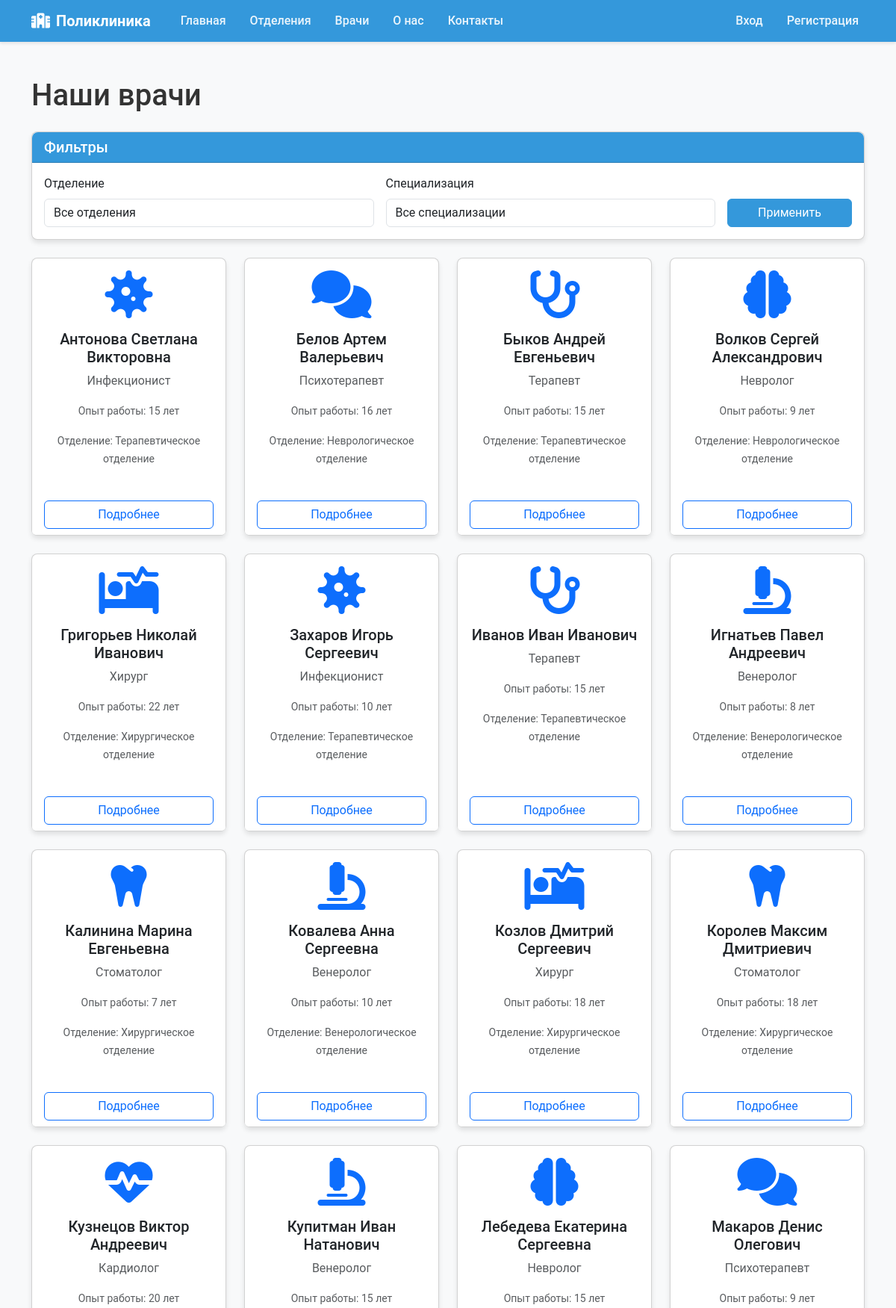
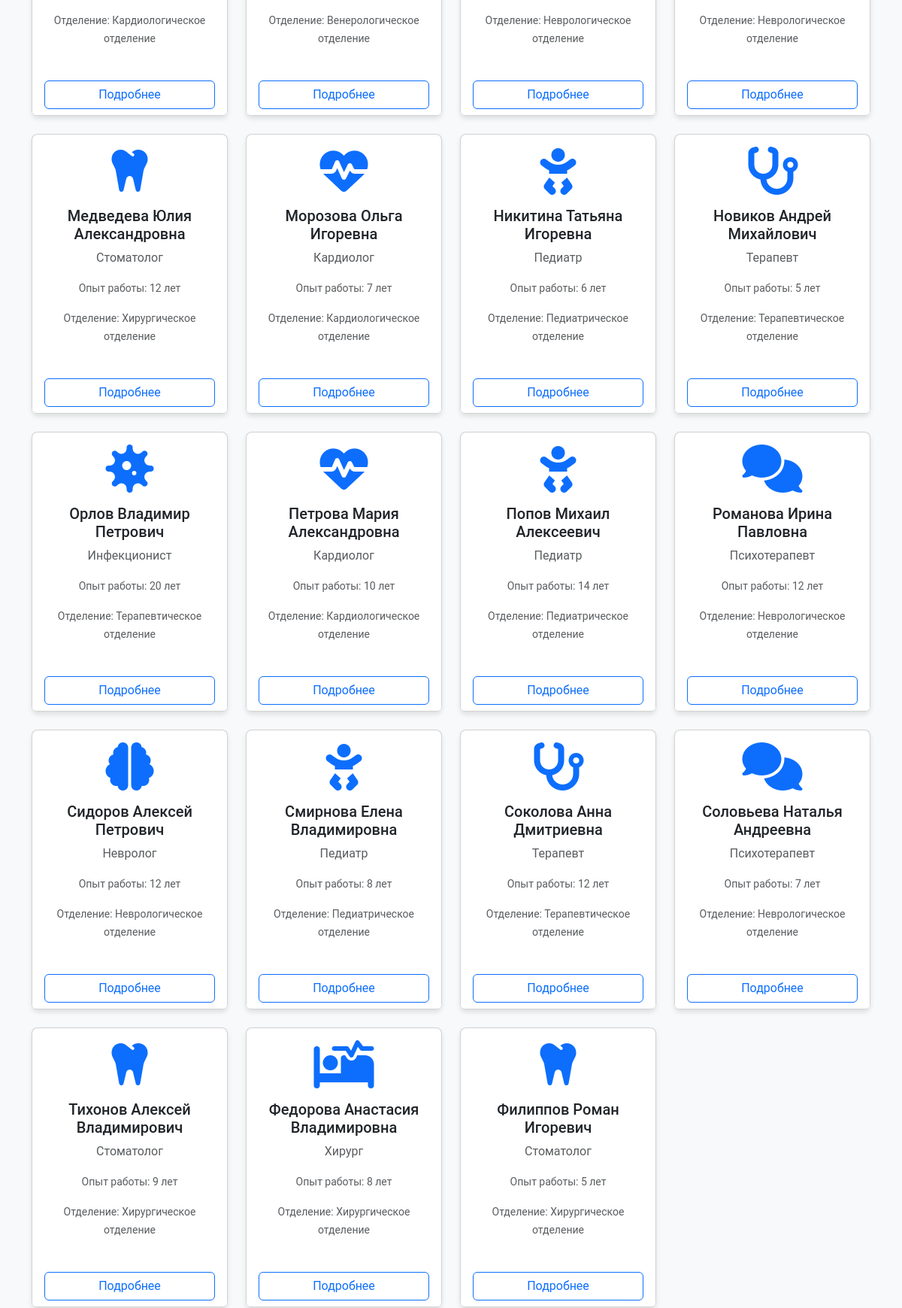
The app's page /doctors/ (upper part) with its own data (2 pictures, top to bottom).
### medical/models.py (models this page shows, shortened)
class Doctor(models.Model):
    user = models.OneToOneField(User, on_delete=models.CASCADE, related_name='doctor_profile', null=True, blank=True)
    last_name = models.CharField(_('Фамилия'), max_length=100)
    first_name = models.CharField(_('Имя'), max_length=100)
    middle_name = models.CharField(_('Отчество'), max_length=100, blank=True, null=True)
    specialization = models.CharField(_('Специализация'), max_length=100)
    experience = models.PositiveIntegerField(_('Опыт работы (лет)'))
    department = models.ForeignKey(Department, on_delete=models.CASCADE, related_name='doctors', verbose_name=_('Отделение'))
    photo = models.ImageField(_('Фото'), upload_to='doctors/', blank=True, null=True)
    bio = models.TextField(_('Биография'), blank=True, null=True)
    education = models.TextField(_('Образование'), blank=True, null=True)
    class Meta:
        verbose_name = _('Врач')
        verbose_name_plural = _('Врачи')
        ordering = ['last_name', 'first_name']
    @property
    def full_name(self):
        if self.middle_name:
            return f"{self.last_name} {self.first_name} {self.middle_name}"
        return f"{self.last_name} {self.first_name}"

class Department(models.Model):
    name = models.CharField(_('Название'), max_length=100)
    description = models.TextField(_('Описание'))
    phone = models.CharField(_('Телефон'), max_length=20)
    email = models.EmailField(_('Email'), blank=True, null=True)
    floor = models.PositiveSmallIntegerField(_('Этаж'), blank=True, null=True)
    room_number = models.CharField(_('Номер кабинета'), max_length=10, blank=True, null=True)
    class Meta:
        verbose_name = _('Отделение')
        verbose_name_plural = _('Отделения')
        ordering = ['name']
    def __str__(self):
        return self.name

### medical/views.py (the view)
# urls.py: path('doctors/', views.doctor_list, name='doctor_list'),
def doctor_list(request):
    doctors = Doctor.objects.all()
    form = DoctorFilterForm(request.GET)
    if form.is_valid():
        department = form.cleaned_data.get('department')
        specialization = form.cleaned_data.get('specialization')
        if department:
            doctors = doctors.filter(department=department)
        if specialization:
            doctors = doctors.filter(specialization=specialization)
    context = {
        'title': _('Врачи'),
        'doctors': doctors,
        'form': form,
    }
    return render(request, 'medical/doctor_list.html', context)

### medical/forms.py
class DoctorFilterForm(forms.Form):
    department = forms.ModelChoiceField(
        queryset=Department.objects.all(),
        required=False,
        empty_label=_("Все отделения"),
        widget=forms.Select(attrs={'class': 'form-control'})
    )
    specialization = forms.ChoiceField(
        choices=[('', _('Все специализации'))],
        required=False,
        widget=forms.Select(attrs={'class': 'form-control'})
    )
    def __init__(self, *args, **kwargs):
        super().__init__(*args, **kwargs)
        specializations = Doctor.objects.values_list('specialization', flat=True).distinct().order_by('specialization')
        unique_specializations = list(dict.fromkeys(specializations))
        self.fields['specialization'].choices += [(spec, spec) for spec in unique_specializations]

### templates/medical/doctor_list.html (shortened to what this page needs)
{% extends 'medical/base.html' %}
{% block content %}
<div class="container py-5">
    <h1 class="mb-4">Наши врачи</h1>
    <div class="card mb-4">
        <div class="card-header">
            <h5 class="mb-0">Фильтры</h5>
        </div>
        <div class="card-body">
            <form method="get" class="row g-3">
                <div class="col-md-5">
                    <label for="{{ form.department.id_for_label }}" class="form-label">Отделение</label>
                    {{ form.department }}
                </div>
                <div class="col-md-5">
                    <label for="{{ form.specialization.id_for_label }}" class="form-label">Специализация</label>
                    {{ form.specialization }}
                </div>
                <div class="col-md-2 d-flex align-items-end">
                    <button type="submit" class="btn btn-primary w-100">Применить</button>
                </div>
            </form>
        </div>
    </div>
    <div class="row">
        {% for doctor in doctors %}
            <div class="col-md-3 mb-4">
                <div class="card h-100 doctor-card">
                    <div class="card-body text-center">
                        {% if doctor.specialization == 'Терапевт' %}
                            <i class="fas fa-stethoscope fa-4x text-primary mb-3"></i>
                        {% elif doctor.specialization == 'Кардиолог' %}
                            <i class="fas fa-heartbeat fa-4x text-primary mb-3"></i>
                        {% elif doctor.specialization == 'Невролог' %}
                            <i class="fas fa-brain fa-4x text-primary mb-3"></i>
                        {% elif doctor.specialization == 'Хирург' %}
                            <i class="fas fa-procedures fa-4x text-primary mb-3"></i>
                        {% elif doctor.specialization == 'Педиатр' %}
                            <i class="fas fa-baby fa-4x text-primary mb-3"></i>
                        {% elif doctor.specialization == 'Психотерапевт' %}
                            <i class="fas fa-comments fa-4x text-primary mb-3"></i>
                        {% elif doctor.specialization == 'Инфекционист' %}
                            <i class="fas fa-virus fa-4x text-primary mb-3"></i>
                        {% elif doctor.specialization == 'Стоматолог' %}
                            <i class="fas fa-tooth fa-4x text-primary mb-3"></i>
                        {% elif doctor.specialization == 'Венеролог' %}
                            <i class="fas fa-microscope fa-4x text-primary mb-3"></i>
                        {% else %}
                            <i class="fas fa-user-md fa-4x text-primary mb-3"></i>
                        {% endif %}
                        <h5 class="card-title">{{ doctor.full_name }}</h5>
                        <p class="card-text text-muted">{{ doctor.specialization }}</p>
                        <p class="card-text"><small class="text-muted">Опыт работы: {{ doctor.experience }} лет</small></p>
                        <p class="card-text"><small class="text-muted">Отделение: {{ doctor.department.name }}</small></p>
                    </div>
                    <div class="card-footer bg-white border-0">
                        <a href="{% url 'doctor_detail' doctor.pk %}" class="btn btn-outline-primary w-100">Подробнее</a>
                    </div>
                </div>
            </div>
        {% empty %}
            <div class="col-12">
                <div class="alert alert-info">
                    <p class="mb-0">По вашему запросу врачи не найдены. Попробуйте изменить параметры фильтрации.</p>
                </div>
            </div>
        {% endfor %}
    </div>
</div>
{% endblock %}

### templates/medical/base.html (style rules this page uses)
:root { --primary-color: #3498db; --secondary-color: #2c3e50; --accent-color: #e74c3c; --light-color: #ecf0f1; --dark-color: #2c3e50; }
body { font-family: 'Roboto', sans-serif; background-color: #f8f9fa; color: #333; min-height: 100vh; display: flex; flex-direction: column; }
.btn-primary { background-color: var(--primary-color); border-color: var(--primary-color); }
.card { border-radius: 8px; box-shadow: 0 4px 6px rgba(0, 0, 0, 0.1); transition: transform 0.3s; margin-bottom: 20px; }
.card-header { background-color: var(--primary-color); color: white; border-radius: 8px 8px 0 0 !important; }

### records on screen
Doctor: full_name "Антонова Светлана Викторовна", specialization "Инфекционист", experience "15", department.name "Терапевтическое отделение"
Doctor: full_name "Белов Артем Валерьевич", specialization "Психотерапевт", experience "16", department.name "Неврологическое отделение"
Doctor: full_name "Быков Андрей Евгеньевич", specialization "Терапевт", experience "15", department.name "Терапевтическое отделение"
Doctor: full_name "Волков Сергей Александрович", specialization "Невролог", experience "9", department.name "Неврологическое отделение"
Doctor: full_name "Григорьев Николай Иванович", specialization "Хирург", experience "22", department.name "Хирургическое отделение"
Doctor: full_name "Захаров Игорь Сергеевич", specialization "Инфекционист", experience "10", department.name "Терапевтическое отделение"
Doctor: full_name "Иванов Иван Иванович", specialization "Терапевт", experience "15", department.name "Терапевтическое отделение"
Doctor: full_name "Игнатьев Павел Андреевич", specialization "Венеролог", experience "8", department.name "Венерологическое отделение"
Doctor: full_name "Калинина Марина Евгеньевна", specialization "Стоматолог", experience "7", department.name "Хирургическое отделение"
Doctor: full_name "Ковалева Анна Сергеевна", specialization "Венеролог", experience "10", department.name "Венерологическое отделение"
Doctor: full_name "Козлов Дмитрий Сергеевич", specialization "Хирург", experience "18", department.name "Хирургическое отделение"
Doctor: full_name "Королев Максим Дмитриевич", specialization "Стоматолог", experience "18", department.name "Хирургическое отделение"
Doctor: full_name "Кузнецов Виктор Андреевич", specialization "Кардиолог", experience "20", department.name "Кардиологическое отделение"
Doctor: full_name "Купитман Иван Натанович", specialization "Венеролог", experience "15", department.name "Венерологическое отделение"
Doctor: full_name "Лебедева Екатерина Сергеевна", specialization "Невролог", experience "15", department.name "Неврологическое отделение"
Doctor: full_name "Макаров Денис Олегович", specialization "Психотерапевт", experience "9", department.name "Неврологическое отделение"
Doctor: full_name "Медведева Юлия Александровна", specialization "Стоматолог", experience "12", department.name "Хирургическое отделение"
Doctor: full_name "Морозова Ольга Игоревна", specialization "Кардиолог", experience "7", department.name "Кардиологическое отделение"
Doctor: full_name "Никитина Татьяна Игоревна", specialization "Педиатр", experience "6", department.name "Педиатрическое отделение"
Doctor: full_name "Новиков Андрей Михайлович", specialization "Терапевт", experience "5", department.name "Терапевтическое отделение"
Doctor: full_name "Орлов Владимир Петрович", specialization "Инфекционист", experience "20", department.name "Терапевтическое отделение"
Doctor: full_name "Петрова Мария Александровна", specialization "Кардиолог", experience "10", department.name "Кардиологическое отделение"
Doctor: full_name "Попов Михаил Алексеевич", specialization "Педиатр", experience "14", department.name "Педиатрическое отделение"
Doctor: full_name "Романова Ирина Павловна", specialization "Психотерапевт", experience "12", department.name "Неврологическое отделение"
Doctor: full_name "Сидоров Алексей Петрович", specialization "Невролог", experience "12", department.name "Неврологическое отделение"
Doctor: full_name "Смирнова Елена Владимировна", specialization "Педиатр", experience "8", department.name "Педиатрическое отделение"
Doctor: full_name "Соколова Анна Дмитриевна", specialization "Терапевт", experience "12", department.name "Терапевтическое отделение"
Doctor: full_name "Соловьева Наталья Андреевна", specialization "Психотерапевт", experience "7", department.name "Неврологическое отделение"
Doctor: full_name "Тихонов Алексей Владимирович", specialization "Стоматолог", experience "9", department.name "Хирургическое отделение"
Doctor: full_name "Федорова Анастасия Владимировна", specialization "Хирург", experience "8", department.name "Хирургическое отделение"
Doctor: full_name "Филиппов Роман Игоревич", specialization "Стоматолог", experience "5", department.name "Хирургическое отделение"
